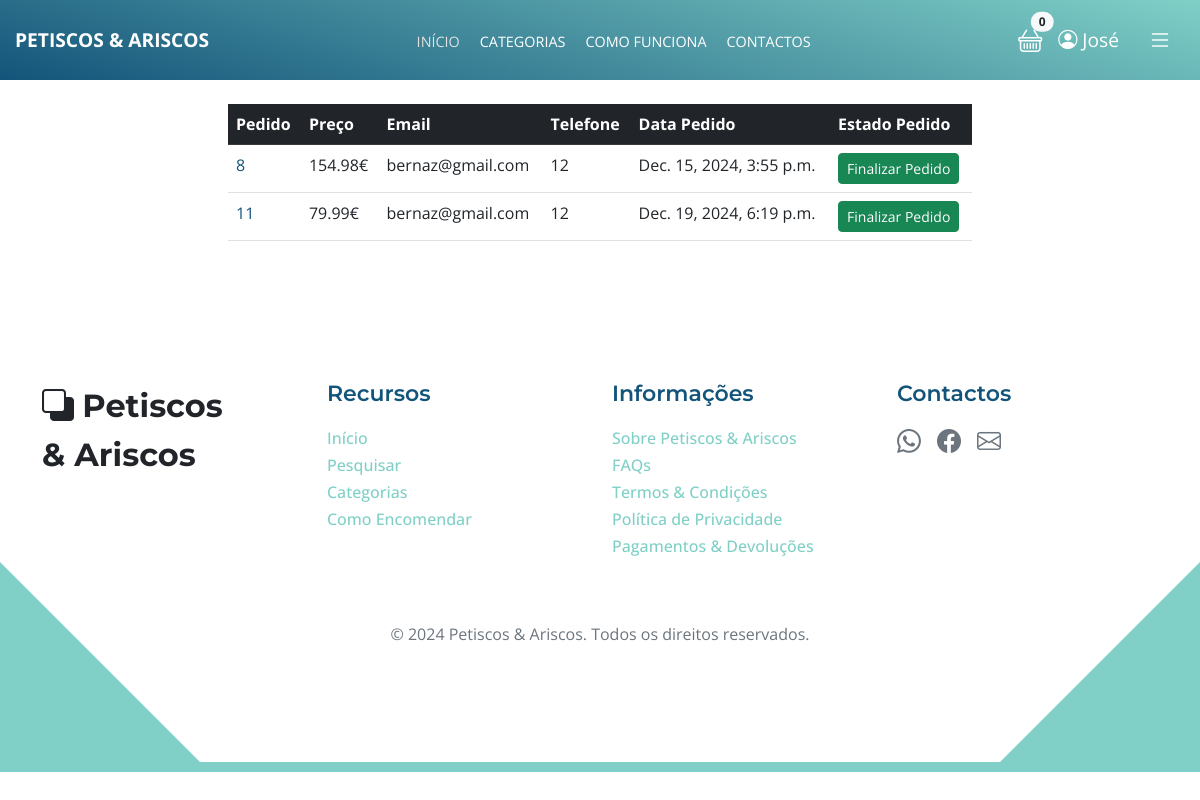
The page /pagamentos/pedidos_inacabados (signed in) on the database its author committed.
### pagamentos/models.py (models this page shows, shortened)
class Order(models.Model):
    user = models.ForeignKey(User, on_delete=models.CASCADE, null=True, blank=True)
    full_name = models.CharField(max_length=250)
    email = models.EmailField(max_length=250)
    shipping_address = models.TextField(max_length=1500)
    phone = models.CharField(max_length=200, null=True, blank=True)
    amount_paid = models.DecimalField(max_digits=10, decimal_places=2)
    date_ordered = models.DateTimeField(auto_now_add=True)
    shipped = models.BooleanField(default=False)
    date_shipped = models.DateTimeField(blank=True, null=True)

### pagamentos/views.py (the view, shortened to what this page needs)
# urls.py: path('pedidos_inacabados', views.not_shipped_dash, name='not_shipped_dash'),
def not_shipped_dash(request):
	if request.user.is_authenticated and request.user.is_superuser:
		orders = Order.objects.filter(shipped=False)
		return render(request, "payment/not_shipped_dash.html", {"orders":orders})
	else:
		messages.success(request, "Access Denied")
		return redirect('home')

### carrinho/cart.py (called while the page is built)
	def __len__(self):
		return len(self.cart)

### carrinho/context_processors.py (called while the page is built)
def cart(request):
	return {'cart': Cart(request)}

### pagamentos/templates/payment/not_shipped_dash.html (shortened to what this page needs)
{% extends 'base.html' %}
{% block content %}
        <div class="container">
            <div class="row">
                <center>
                    <div class="col-8">
                        <br/>
                        <table class="table">
                            <thead class="table-dark">
                                <tr>
                                    <th scope="col">Pedido</th>
                                    <th scope="col">Preço</th>
                                    <th scope="col">Email</th>
                                    <th scope="col">Telefone</th>
                                    <th scope="col">Data Pedido</th>
                                    <th scope="col">Estado Pedido</th>
                                </tr>
                            </thead>
                            <tbody>
                                {% for item in orders %}
                                <tr>
                                    <td><a href="{% url 'orders' item.id %}">{{ item.id }}</a></td>
                                    <td>{{ item.amount_paid }}€</td>
                                    <td>{{ item.email }}</td>
                                    <td>{{ item.phone }}</td>
                                    <td>{{ item.date_ordered }}</td>
                                    <td>
                                    <form method="POST">
                                            <button type="submit" class="btn btn-success btn-sm">Finalizar Pedido</button>
                                        </form>
                                    </td>
                                </tr>
                                {% endfor %}
                            </tbody>
                        </table>
                        <br/>
                    </div>
                </center>
            </div>
        </div>
{% endblock %}

### loja/templates/navbar.html (shortened to what this page needs)
{% load static %}
<nav class="new-navbar">
    <div class="container d-flex justify-content-between align-items-center">
        <a href="#" class="new-navbar-brand">Petiscos & Ariscos</a>
        <ul class="new-navbar-nav d-flex mb-0">
            <li class="new-nav-item">
                <a href="{% url 'home' %}" class="new-nav-link active">INÍCIO</a>
            </li>
            <li class="new-nav-item dropdown">
                <a href="#" class="new-nav-link dropdown-toggle" id="dropdownMenu" role="button" data-bs-toggle="dropdown" aria-expanded="false">
                    CATEGORIAS
                </a>
            </li>
            <li class="new-nav-item">
                <a href="#como-funciona" class="new-nav-link">COMO FUNCIONA</a>
            </li>
            <li class="new-nav-item">
                <a href="#section_4" class="new-nav-link">CONTACTOS</a>
            </li>
        </ul>
        <div class="d-flex align-items-center gap-3">
            <div class="cart-icon position-relative">
                <a href="{% url 'cart_summary' %}" class="cart-link">
                    <i class="bi bi-basket" style="font-size: 1.5rem;"></i>
                    <span class="badge position-absolute top-0 start-100 translate-middle bg-light text-dark rounded-pill" id="cart_quantity">
                        {{ cart|length }}
                    </span>
                </a>
            </div>
            <div class="new-navbar-icons dropdown">
                <a href="#" class="dropdown-toggle no-arrow" id="userDropdown" role="button" data-bs-toggle="dropdown" aria-expanded="false">
                    <i class="bi bi-person-circle"></i>
                    {% if user.is_authenticated %}
                        {{ user.first_name|default:user.username }}
                    {% else %}
                        Conta
                    {% endif %}
                </a>
            </div>
            <button class="btn new-navbar-toggle dropdown-toggle no-arrow" id="customToggle" type="button" data-bs-toggle="dropdown" aria-expanded="false">
                <i class="bi bi-list" style="font-size: 1.5rem;"></i>
            </button>
        </div>
    </div>
</nav>

### static/css/customs.css (style rules this page uses)
.new-navbar { background: linear-gradient(15deg, #13547a 0%, #80d0c7 100%); padding: 15px 0; position: relative; width: 100%; z-index: 1000; }
.new-navbar .container { max-width: 1200px; margin: 0 auto; padding: 0 15px; }
.new-navbar-brand { font-size: 1.2rem; font-weight: bold; color: #fff; text-decoration: none; text-transform: uppercase; }
.new-navbar-nav { list-style: none; gap: 20px; display: flex; margin: 0 auto; padding: 0; }
.new-nav-item { list-style: none; }
.new-nav-link { color: #fff; font-size: 0.9rem; text-transform: uppercase; text-decoration: none; transition: color 0.3s ease; }
.new-nav-link:hover, .new-nav-link.active { color: #e0e0e0; }
.new-navbar-icons { display: flex; gap: 15px; }
.new-navbar-icons a { color: #fff; font-size: 1.2rem; text-decoration: none; transition: color 0.3s ease; }
.new-navbar-toggle { background: none; border: none; color: white; transition: transform 0.3s ease-in-out; }

### static/css/template-topics.css (style rules this page uses)
:root { --white-color: #ffffff; --primary-color: #13547a; --secondary-color: #80d0c7; --section-bg-color: #f0f8ff; --custom-btn-bg-color: #80d0c7; --custom-btn-bg-hover-color: #13547a; --dark-color: #000000; --p-color: #717275; --border-color: #7fffd4; --link-hover-color: #13547a; --body-font-family: 'Open Sans', sans-serif; --title-font-family: 'Montserrat', sans-serif; --h1-font-size: 58px; --h2-font-size: 46px; --h3-font-size: 32px; --h4-font-size: 28px; --h5-font-size: 24px; --h6-font-size: 22px; --p-font-size: 20px; --menu-font-size: 14px; --btn-font-size: 18px; --copyright-font-size: 16px; --border-radius-large: 100px; --border-radius-medium: 20px; --border-radius-small: 10px; --font-weight-normal: 400; --font-weight-medium: 500; --font-weight-semibold: 600; --font-weight-bold: 700; }
body { background-color: var(--white-color); font-family: var(--body-font-family); }
ul li { color: var(--p-color); font-size: var(--p-font-size); font-weight: var(--font-weight-normal); }
a, button { touch-action: manipulation; transition: all 0.3s; }
a { display: inline-block; color: var(--primary-color); text-decoration: none; }

### loja/templates/navbar.html (style rules this page uses)
.dropdown-toggle::after { display: none; }
.cart-link { color: #fff; text-decoration: none; position: relative; }
.cart-link .bi-basket { font-size: 1.5rem; }
.cart-link .badge { color: #fff; background-color: #000; }
#customToggle .bi-list { color: #fff; }

### rows shown on the page
Order: id "8", amount_paid "154.98", email "bernaz@gmail.com", phone "12", date_ordered "Dec. 15, 2024, 3:55 p.m."
Order: id "11", amount_paid "79.99", email "bernaz@gmail.com", phone "12", date_ordered "Dec. 19, 2024, 6:19 p.m."

### other values the page prints
{{ cart|length }} "0"
{{ user.first_name|default:user.username }} "José"
